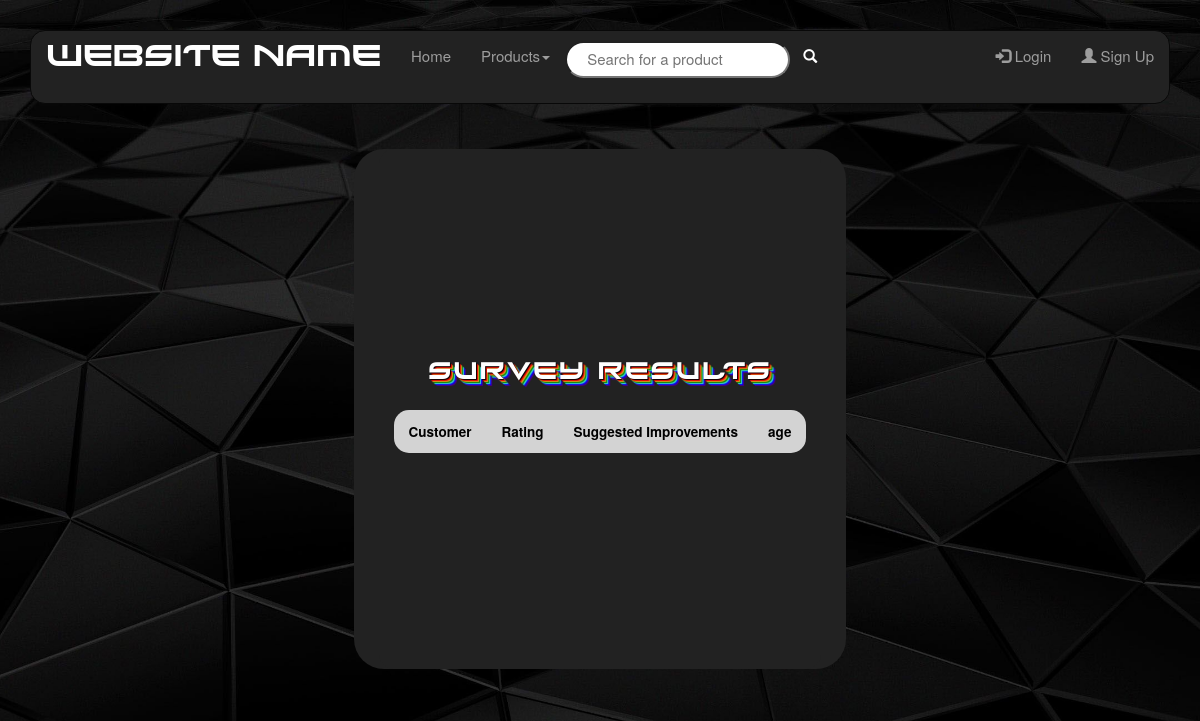
Page /SurveyResults.php on the earlier database version.
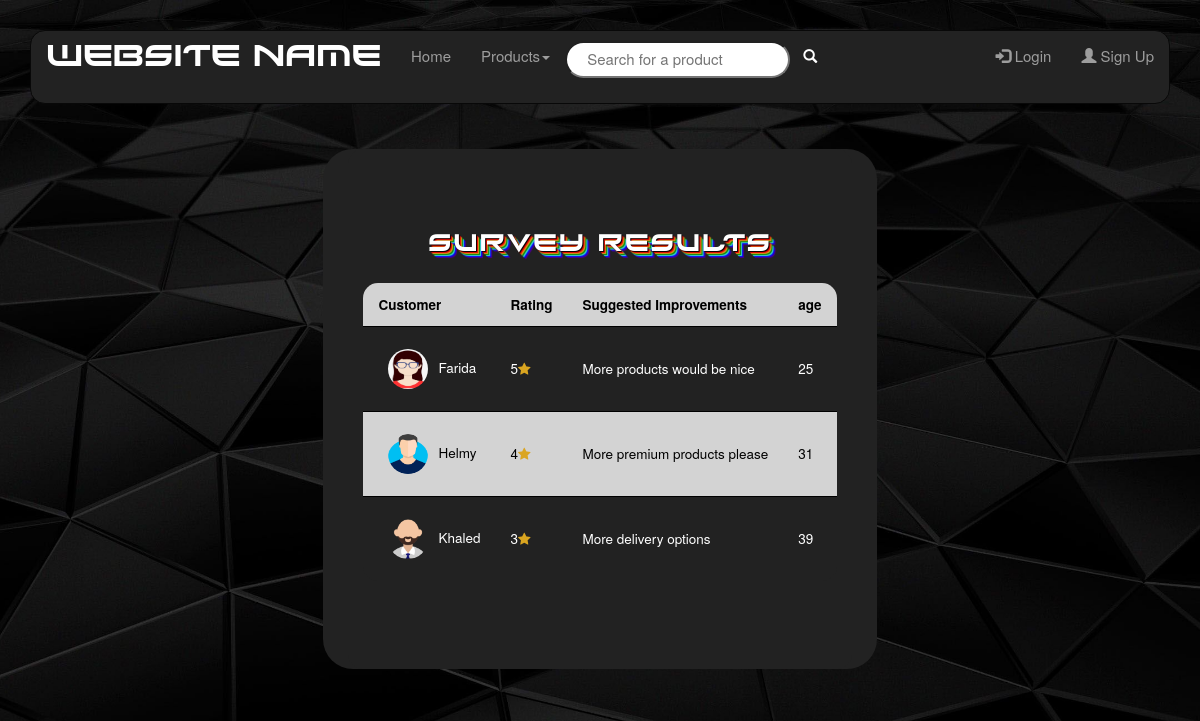
Same page on the later database version.
### tables this page shows
CREATE TABLE `users` (
  `id` int(10) UNSIGNED NOT NULL,
  `username` varchar(30) NOT NULL,
  `password` varchar(225) NOT NULL,
  `email` varchar(50) NOT NULL,
  `address` varchar(50) DEFAULT NULL,
  `imagePath` varchar(255) DEFAULT NULL,
  `userType` varchar(15) NOT NULL
);

CREATE TABLE `survey` (
  `id` int(10) UNSIGNED NOT NULL,
  `customerID` int(10) UNSIGNED NOT NULL,
  `rating` int(11) DEFAULT NULL,
  `improvement` varchar(255) DEFAULT NULL,
  `age` int(11) DEFAULT NULL
);

### SurveyResults.php (the view, shortened to what this page needs)
<html>
    <head>
    </head>
    <body>
    <?php
        include "Menu.php";
        $conn = new mysqli("localhost","root","", "project");
        $sql="SELECT * FROM survey";
        $result = mysqli_query($conn,$sql);
        ?>
        <div class="container">
            <div class="card justify-content-center">
                <div class="carda">
                    <h3 style="text-align: center";>Survey Results</h3>
                    <table class="content-table">
                        <tr>
                            <th>Customer </th>
                            <th>Rating</th>
                            <th>Suggested Improvements</th>
                            <th>age</th>
                        </tr>
                        <?php
                        while($row = $result->fetch_assoc()){
                            echo "<tr>";
                            echo "<td>";
                            $sql2="SELECT username,imagePath FROM users WHERE id='" . $row['customerID'] . "'";
                            $result2 = mysqli_query($conn,$sql2);
                            while($rows = $result2->fetch_assoc()){
                                echo "<img src=". $rows['imagePath']. " class='user-pic-icon'><img>";
                                echo  $rows['username'];
                            }
                            echo "</td>";
                            echo "<td>" . $row['rating'] . "<i class='fa fa-star'></i></td>";
                            echo "<td>" . $row['improvement'] . "</td>";
                            echo "<td>" . $row['age'] . "</td>";
                            echo "</tr>";
                        }
                        ?>
                    </table>
                </div>
            </div>
        </div>
    </html>

Differences in the rows shown:
added survey: rating "5", improvement "More products would be nice", age "25"
now on this page (row unchanged): users: imagePath (picture), username "Farida", shown under "5"
added survey: rating "4", improvement "More premium products please", age "31"
now on this page (row unchanged): users: imagePath (picture), username "Helmy", shown under "4"
added survey: rating "3", improvement "More delivery options", age "39"
now on this page (row unchanged): users: imagePath (picture), username "Khaled", shown under "3"
